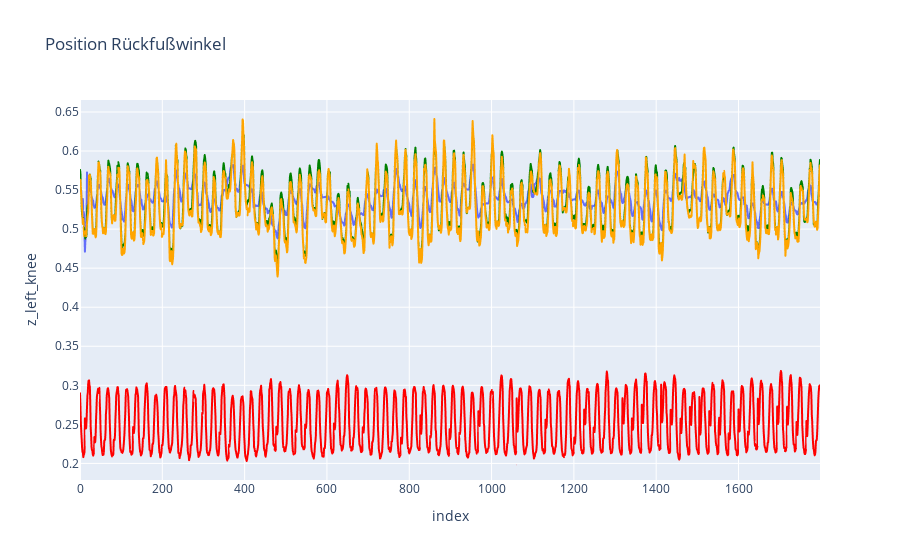

The notebook cell saved with this chart:
### Markdown cell above
ERKENTNISSE: Vorgehen für Berechnung des Zeitpunkts

Wie erkennt das modell die richtigen Abschnitte???
* Erkennen wann Ferse aufsetzt
* Erkennen wann Fußspitze ferse schneidet

evtl. mithilfe der Außschläge herausfinden in welchem Frameabschnitte die genannten ereignisse auftreten


 *Auffällig: das Muster lässt eigentlich vermuten, dass die Werte vermutlich spiegelverkehrt sind *

### Code cell
import pandas as pd
import plotly.express as px
import matplotlib as mpl

joints_x = ["z_left_knee", "z_left_ankle", "z_left_heel"]
joints_y = ["y_left_heel", "y_left_foot_index"]
#df_backRight = df[backAnkleRight]

fig_knee = px.line(df, y="z_left_knee", title='Position Rückfußwinkel')
fig_ankle = px.line(df, y="z_left_ankle")
fig_heel = px.line(df, y="z_left_heel")
fig_heel_side = px.line(df, y="y_left_heel")

fig_ankle.update_traces(line= dict(
    color = "green"
))
fig_heel.update_traces(line= dict(
    color = "orange"
))
fig_heel_side.update_traces(line= dict(
    color = "red"
))
fig_knee.add_trace(fig_ankle.data[0], )
fig_knee.add_trace(fig_heel.data[0], )
fig_knee.add_trace(fig_heel_side.data[0], )

fig_knee.show()

### Figure 1 — Plotly figure (JSON) as saved in the notebook; plotly's stock layout.template omitted (floating-point values rounded to 4 significant figures; data arrays with more than 128 entries replaced by an {"elided": "..."} marker saying what was removed)
{"data": [{"hovertemplate": "index=%{x}<br>z_left_knee=%{y}<extra></extra>", "legendgroup": "", "line": {"color": "#636efa", "dash": "solid"}, "marker": {"symbol": "circle"}, "mode": "lines", "name": "", "showlegend": false, "type": "scattergl", "x": {"elided": "1799 int values"}, "xaxis": "x", "y": {"elided": "1799 float values"}, "yaxis": "y"}, {"hovertemplate": "index=%{x}<br>z_left_ankle=%{y}<extra></extra>", "legendgroup": "", "line": {"color": "green", "dash": "solid"}, "marker": {"symbol": "circle"}, "mode": "lines", "name": "", "showlegend": false, "type": "scattergl", "x": {"elided": "1799 int values"}, "xaxis": "x", "y": {"elided": "1799 float values"}, "yaxis": "y"}, {"hovertemplate": "index=%{x}<br>z_left_heel=%{y}<extra></extra>", "legendgroup": "", "line": {"color": "orange", "dash": "solid"}, "marker": {"symbol": "circle"}, "mode": "lines", "name": "", "showlegend": false, "type": "scattergl", "x": {"elided": "1799 int values"}, "xaxis": "x", "y": {"elided": "1799 float values"}, "yaxis": "y"}, {"hovertemplate": "index=%{x}<br>y_left_heel=%{y}<extra></extra>", "legendgroup": "", "line": {"color": "red", "dash": "solid"}, "marker": {"symbol": "circle"}, "mode": "lines", "name": "", "showlegend": false, "type": "scattergl", "x": {"elided": "1799 int values"}, "xaxis": "x", "y": {"elided": "1799 float values"}, "yaxis": "y"}], "layout": {"legend": {"tracegroupgap": 0}, "title": {"text": "Position Rückfußwinkel"}, "xaxis": {"anchor": "y", "domain": [0, 1], "title": {"text": "index"}}, "yaxis": {"anchor": "x", "domain": [0, 1], "title": {"text": "z_left_knee"}}}}
